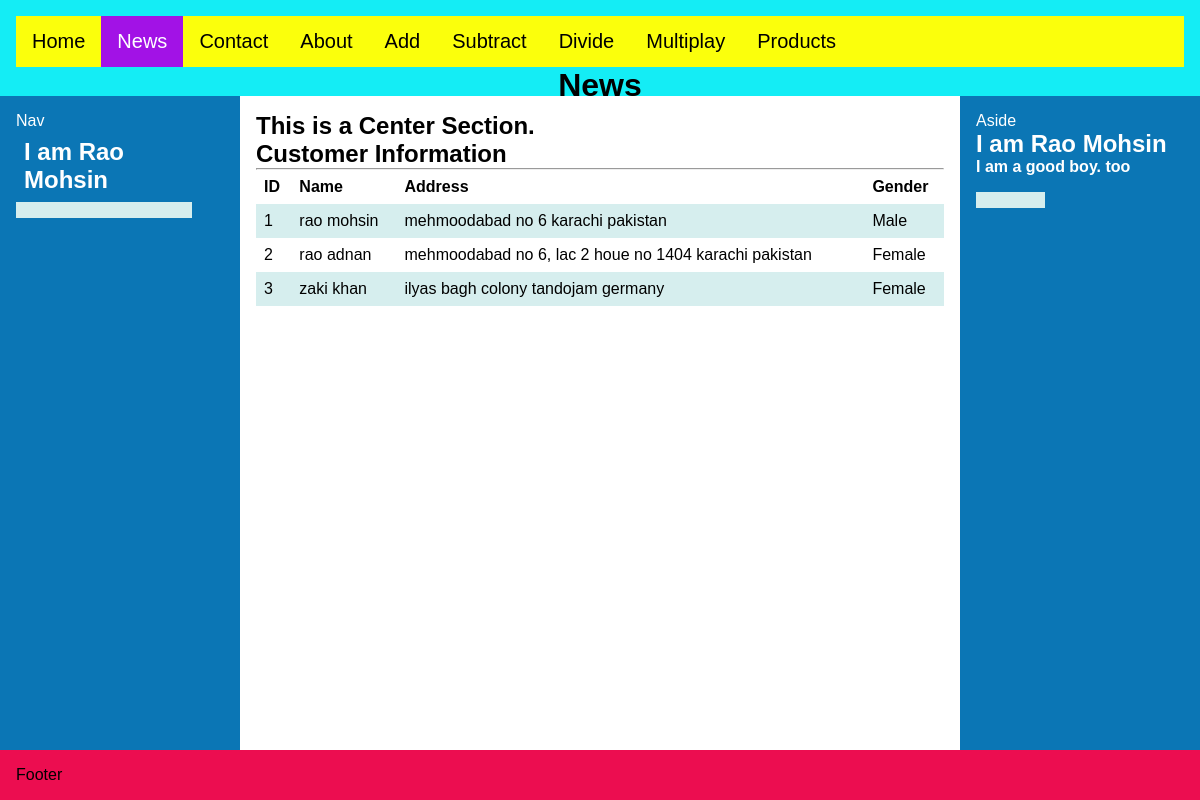
Page /t1 on the earlier database version.
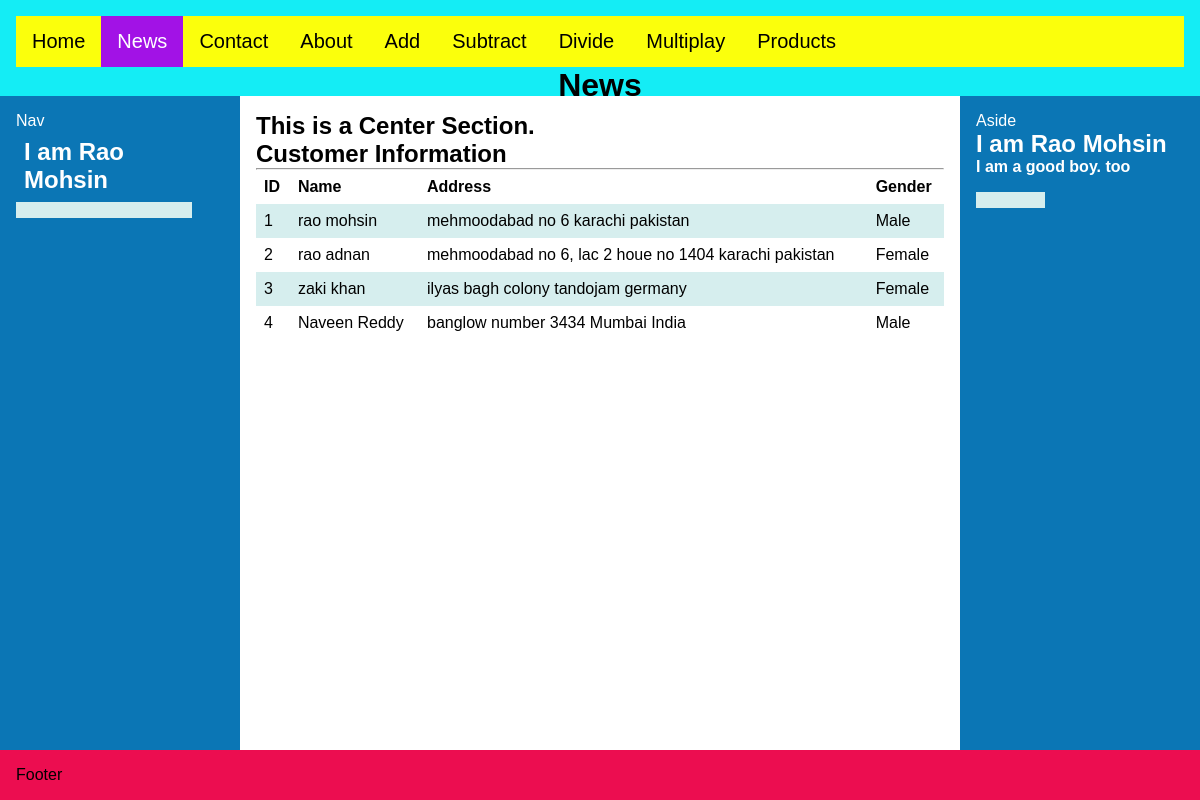
Same page on the later database version.
### tempapp1/models.py (models this page shows)
class Customers(models.Model):
	fname =models.CharField(max_length=100)
	lname =models.CharField(max_length=100)
	address = models.TextField()
	city =models.CharField(max_length=100)
	country =models.CharField(max_length=100)
	age = models.IntegerField(default=0)
	gender = models.BooleanField(default=False) #0 = Female, 1=Male

### tempapp1/views.py (the view)
# urls.py: path('t1', views.t1,name='t1'),
def t1(request):
	dests = Customers.objects.all()
	return render(request,'news.html',{"title":"News", "dests":dests})

### templates/news.html
{% extends 'base.html' %}
{% block content %}
    <article>
        <h1>This is a Center Section.</h1>
        <h1>Customer Information</h1>
        <hr>
        <table>
            <tr>
                <th>ID</th>
                <th>Name</th>
                <th>Address</th>
                <th>Gender</th>
            </tr>
            {% for mydest in dests %}
            <tr>
                <td>{{ mydest.id }}</td>
                <td>{{ mydest.fname }} {{ mydest.lname }}</td>
                <td>{{ mydest.address }} {{ mydest.city }} {{ mydest.country }}</td>
                {% if mydest.gender %}
                <td>Male</td>
                {% else %}
                <td>Female</td>
                {% endif %}
            </tr>
            {% endfor %}
        </table>
    </article>
    <nav>Nav
        <table>
            <tr>
                <td><h1>I am Rao Mohsin</h1></td>
                <td><p></p></td>
                <td><h3></h3></td>
            </tr>
            <tr>
                <td></td>
            </tr>
        </table>
    </nav>
    <aside>Aside
        <h1>I am Rao Mohsin</h1>
        <h4>I am a good boy. too</h4>
        <table>
            <tr>
                <td><h1></h1></td>
                <td><p></p></td>
                <td><h3></h3></td>
            </tr>
            <tr>
                <td></td>
            </tr>
        </table>
    </aside>
{% endblock %}

Differences in the rows shown:
added Customers: id "4", fname "Naveen", lname "Reddy", address "banglow number 3434", city "Mumbai", country "India", gender "Male"
